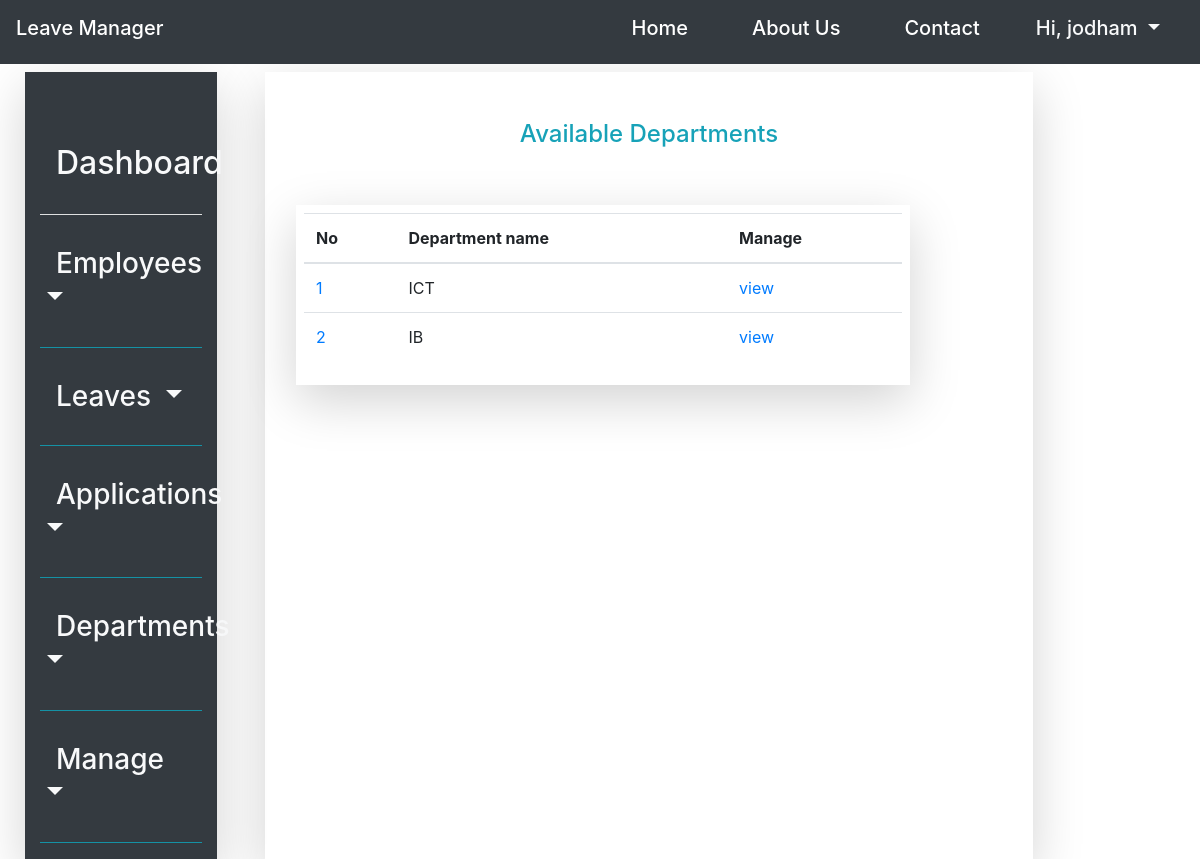
Page /department/list (signed in) on the committed database.
### leave_management_app/models.py (models this page shows, shortened)
class Department(models.Model):
    department_name = models.CharField(max_length=100)
    branch_id = models.ForeignKey(Organisation_branch, on_delete=models.CASCADE)

### leave_management_app/views.py (the view)
# urls.py: path('department/list', DepartmentListView.as_view(), name='department_list'),
class DepartmentListView(ListView):
    model = Department
    context_object_name = 'departments'
    template_name = 'department_list'
    paginate_by = 8

### leave_management_app/templates/leave_management_app/department_list.html (shortened to what this page needs)
{%extends 'leave_management_app/base.html'%}
    {%block content%}
<div class="row p-4" style="height: 95vh; width: 100%; background-color: white; background-attachment: fixed;">
        {%block navbar%}
            {%include 'navigation/sidenav.html'%}
        {%endblock navbar%}
    <div class="col-lg-8 mt-3 ml-5 shadow-lg">
        <div class="py-5 text-center"><label class="text-info h4">Available Departments</label></div>
            <div class="row ml-3">
        <div class="col-md-10 p-2 shadow-lg">
            <table class="table">
              <thead>
                <tr>
                  <th scope="col">No</th>
                  <th scope="col">Department name</th>
                  <th scope="col">Manage</th>
                </tr>
              </thead>
              <tbody>
              {%for department in departments %}
                <tr>
                  <td><a href="#">{{department.id}}</a></td>
                  <td>{{department.department_name}}</td>
                  <td><a class="" href="{%url 'department_detail' department.id%}">view</a></td>
                </tr>
                {% endfor %}
              </tbody>
            </table>
        </div>
    </div>
    </div>
</div>
    {%endblock content%}

### leave_management_app/templates/navigation/horizontal_navbar.html (shortened to what this page needs)
<nav class="navbar navbar-expand-lg navbar-light bg-dark fixed-top">
  <a class="navbar-brand h2 text-white" href="{%url 'home'%}">Leave Manager</a>
  <div class="collapse navbar-collapse" id="navbarNavAltMarkup">
    <div class="navbar-nav ml-auto">
      <a class="nav-item nav-link h5 text-white mx-4" href="{%url 'home'%}">Home <span class="sr-only">(current)</span></a>
      <a class="nav-item nav-link h5 text-white mx-4" href="#">About Us</a>
      <a class="nav-item nav-link h5 text-white mx-4" href="#">Contact</a>
      {%if user.is_authenticated%}
      <div class="dropdown show mx-4 my-2">
          <a class="text-light h5 dropdown-toggle" href="#" role="button" id="dropdownLink" data-toggle="dropdown" aria-haspopup="true" aria-expanded="false">
            Hi, {{user.username}}
          </a>
      </div>
      {%else%}
        <a class="nav-item nav-link h5 text-white mx-4" href="{%url 'login'%}">Login</a>
      {%endif%}
    </div>
  </div>
</nav>

### rows in the picture
Department: id "1", department_name "ICT"
Department: id "2", department_name "IB"

### other values in the picture
{{ user.username }} "jodham"
